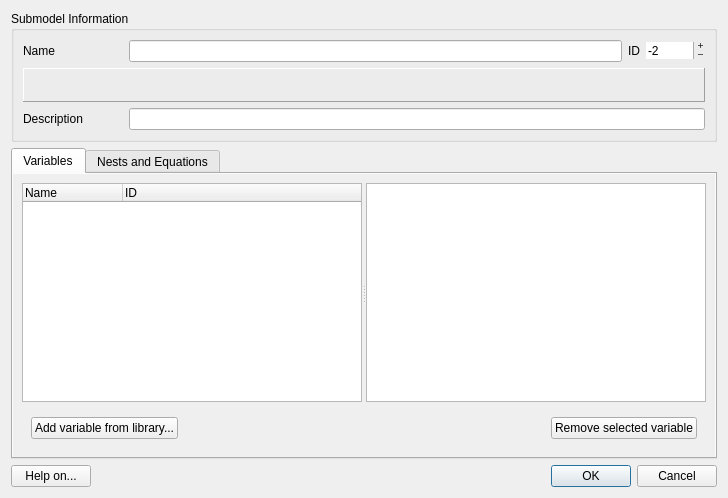
<ui version="4.0" >
 <class>SubModelEditor</class>
 <widget class="QDialog" name="SubModelEditor" >
  <property name="geometry" >
   <rect>
    <x>0</x>
    <y>0</y>
    <width>728</width>
    <height>498</height>
   </rect>
  </property>
  <property name="windowTitle" >
   <string>Submodel Editor</string>
  </property>
  <property name="modal" >
   <bool>true</bool>
  </property>
  <layout class="QVBoxLayout" name="verticalLayout_2" >
   <item>
    <widget class="QGroupBox" name="group_submodel_info" >
     <property name="title" >
      <string>Submodel Information</string>
     </property>
     <layout class="QVBoxLayout" name="verticalLayout_3" >
      <item>
       <layout class="QHBoxLayout" name="horizontalLayout_3" >
        <item>
         <widget class="QLabel" name="label" >
          <property name="minimumSize" >
           <size>
            <width>100</width>
            <height>0</height>
           </size>
          </property>
          <property name="text" >
           <string>Name</string>
          </property>
         </widget>
        </item>
        <item>
         <widget class="QLineEdit" name="le_name" >
          <property name="toolTip" >
           <string>The name of the submodel</string>
          </property>
          <property name="whatsThis" >
           <string>&lt;!DOCTYPE HTML PUBLIC "-//W3C//DTD HTML 4.0//EN" "http://www.w3.org/TR/REC-html40/strict.dtd">
&lt;html>&lt;head>&lt;meta name="qrichtext" content="1" />&lt;style type="text/css">
p, li { white-space: pre-wrap; }
&lt;/style>&lt;/head>&lt;body style=" font-family:'MS Shell Dlg 2'; font-size:8.25pt; font-weight:400; font-style:normal;">
&lt;p style=" margin-top:0px; margin-bottom:0px; margin-left:0px; margin-right:0px; -qt-block-indent:0; text-indent:0px;">&lt;span style=" font-size:8pt;">The name of the submodel.&lt;/span>&lt;/p>
&lt;p style="-qt-paragraph-type:empty; margin-top:0px; margin-bottom:0px; margin-left:0px; margin-right:0px; -qt-block-indent:0; text-indent:0px; font-size:8pt;">&lt;/p>
&lt;p style=" margin-top:0px; margin-bottom:0px; margin-left:0px; margin-right:0px; -qt-block-indent:0; text-indent:0px; font-size:8pt;">This is primarliy used to make it easier for users to distinguish between submodels when working with them in the GUI.&lt;/p>
&lt;p style="-qt-paragraph-type:empty; margin-top:0px; margin-bottom:0px; margin-left:0px; margin-right:0px; -qt-block-indent:0; text-indent:0px; font-size:8pt;">&lt;/p>
&lt;p style=" margin-top:0px; margin-bottom:0px; margin-left:0px; margin-right:0px; -qt-block-indent:0; text-indent:0px; font-size:8pt;">Note that inheritance between Opus Projects always works on the name of the submodel, not the ID.&lt;/p>&lt;/body>&lt;/html></string>
          </property>
         </widget>
        </item>
        <item>
         <widget class="QLabel" name="label_4" >
          <property name="text" >
           <string>ID</string>
          </property>
         </widget>
        </item>
        <item>
         <widget class="QSpinBox" name="spin_id" >
          <property name="toolTip" >
           <string>The submodel ID</string>
          </property>
          <property name="whatsThis" >
           <string>&lt;!DOCTYPE HTML PUBLIC "-//W3C//DTD HTML 4.0//EN" "http://www.w3.org/TR/REC-html40/strict.dtd">
&lt;html>&lt;head>&lt;meta name="qrichtext" content="1" />&lt;style type="text/css">
p, li { white-space: pre-wrap; }
&lt;/style>&lt;/head>&lt;body style=" font-family:'MS Shell Dlg 2'; font-size:8.25pt; font-weight:400; font-style:normal;">
&lt;p style=" margin-top:0px; margin-bottom:0px; margin-left:0px; margin-right:0px; -qt-block-indent:0; text-indent:0px;">&lt;span style=" font-size:8pt;">The submodel ID.&lt;/span>&lt;/p>
&lt;p style=" margin-top:0px; margin-bottom:0px; margin-left:0px; margin-right:0px; -qt-block-indent:0; text-indent:0px; font-size:8pt;">The value -2 is special and can used when the ID does not matter.&lt;/p>
&lt;p style="-qt-paragraph-type:empty; margin-top:0px; margin-bottom:0px; margin-left:0px; margin-right:0px; -qt-block-indent:0; text-indent:0px; font-size:8pt;">&lt;/p>
&lt;p style=" margin-top:0px; margin-bottom:0px; margin-left:0px; margin-right:0px; -qt-block-indent:0; text-indent:0px; font-size:8pt;">Please refer to the Opus Manual for a full explanation of how the modeling systems handles submodels.&lt;/p>&lt;/body>&lt;/html></string>
          </property>
          <property name="wrapping" >
           <bool>false</bool>
          </property>
          <property name="frame" >
           <bool>false</bool>
          </property>
          <property name="buttonSymbols" >
           <enum>QAbstractSpinBox::PlusMinus</enum>
          </property>
          <property name="minimum" >
           <number>-10000</number>
          </property>
          <property name="maximum" >
           <number>10000</number>
          </property>
          <property name="value" >
           <number>-2</number>
          </property>
         </widget>
        </item>
       </layout>
      </item>
      <item>
       <widget class="QFrame" name="frame_name_warning" >
        <property name="frameShape" >
         <enum>QFrame::Panel</enum>
        </property>
        <property name="frameShadow" >
         <enum>QFrame::Raised</enum>
        </property>
        <layout class="QHBoxLayout" name="horizontalLayout" >
         <item>
          <widget class="QLabel" name="lbl_name_warning" >
           <property name="text" >
            <string>&lt;name warning here></string>
           </property>
          </widget>
         </item>
        </layout>
       </widget>
      </item>
      <item>
       <layout class="QHBoxLayout" name="horizontalLayout_4" >
        <item>
         <widget class="QLabel" name="label_2" >
          <property name="minimumSize" >
           <size>
            <width>100</width>
            <height>0</height>
           </size>
          </property>
          <property name="text" >
           <string>Description</string>
          </property>
         </widget>
        </item>
        <item>
         <widget class="QLineEdit" name="le_description" >
          <property name="toolTip" >
           <string>A brief description of the submodel (optional)</string>
          </property>
          <property name="whatsThis" >
           <string>&lt;!DOCTYPE HTML PUBLIC "-//W3C//DTD HTML 4.0//EN" "http://www.w3.org/TR/REC-html40/strict.dtd">
&lt;html>&lt;head>&lt;meta name="qrichtext" content="1" />&lt;style type="text/css">
p, li { white-space: pre-wrap; }
&lt;/style>&lt;/head>&lt;body style=" font-family:'MS Shell Dlg 2'; font-size:8.25pt; font-weight:400; font-style:normal;">
&lt;p style=" margin-top:0px; margin-bottom:0px; margin-left:0px; margin-right:0px; -qt-block-indent:0; text-indent:0px;">&lt;span style=" font-size:8pt;">Can be used to give a brief description of the submodel.&lt;/span>&lt;/p>&lt;/body>&lt;/html></string>
          </property>
         </widget>
        </item>
       </layout>
      </item>
     </layout>
    </widget>
   </item>
   <item>
    <widget class="QTabWidget" name="tab_widget" >
     <property name="autoFillBackground" >
      <bool>true</bool>
     </property>
     <property name="tabShape" >
      <enum>QTabWidget::Rounded</enum>
     </property>
     <property name="currentIndex" >
      <number>0</number>
     </property>
     <widget class="QWidget" name="tab_variable_selector" >
      <property name="autoFillBackground" >
       <bool>true</bool>
      </property>
      <attribute name="title" >
       <string>Variables</string>
      </attribute>
      <layout class="QVBoxLayout" name="verticalLayout" >
       <item>
        <widget class="QSplitter" name="split_struct_variables" >
         <property name="sizePolicy" >
          <sizepolicy vsizetype="MinimumExpanding" hsizetype="Expanding" >
           <horstretch>0</horstretch>
           <verstretch>0</verstretch>
          </sizepolicy>
         </property>
         <property name="orientation" >
          <enum>Qt::Horizontal</enum>
         </property>
         <widget class="QTreeWidget" name="tree_structure_selector" >
          <property name="sizePolicy" >
           <sizepolicy vsizetype="Expanding" hsizetype="Maximum" >
            <horstretch>0</horstretch>
            <verstretch>0</verstretch>
           </sizepolicy>
          </property>
          <property name="toolTip" >
           <string/>
          </property>
          <property name="whatsThis" >
           <string>&lt;!DOCTYPE HTML PUBLIC "-//W3C//DTD HTML 4.0//EN" "http://www.w3.org/TR/REC-html40/strict.dtd">
&lt;html>&lt;head>&lt;meta name="qrichtext" content="1" />&lt;style type="text/css">
p, li { white-space: pre-wrap; }
&lt;/style>&lt;/head>&lt;body style=" font-family:'Tahoma'; font-size:8.25pt; font-weight:400; font-style:normal;">
&lt;p style=" margin-top:0px; margin-bottom:0px; margin-left:0px; margin-right:0px; -qt-block-indent:0; text-indent:0px; font-size:8pt;">Select which equation (showed in &lt;span style=" font-weight:600;">bold&lt;/span>) to assign variables to.&lt;/p>
&lt;p style="-qt-paragraph-type:empty; margin-top:0px; margin-bottom:0px; margin-left:0px; margin-right:0px; -qt-block-indent:0; text-indent:0px; font-size:8pt;">&lt;/p>
&lt;p style=" margin-top:0px; margin-bottom:0px; margin-left:0px; margin-right:0px; -qt-block-indent:0; text-indent:0px; font-size:8pt;">The hiearchical structure, as well as the names of these nodes can be edited &lt;/p>
&lt;p style=" margin-top:0px; margin-bottom:0px; margin-left:0px; margin-right:0px; -qt-block-indent:0; text-indent:0px; font-size:8pt;">under the tab "Edit Nests and Equations"&lt;/p>&lt;/body>&lt;/html></string>
          </property>
          <column>
           <property name="text" >
            <string>Name</string>
           </property>
          </column>
          <column>
           <property name="text" >
            <string>ID</string>
           </property>
          </column>
         </widget>
         <widget class="QTableView" name="table_selected_variables" >
          <property name="whatsThis" >
           <string>&lt;!DOCTYPE HTML PUBLIC "-//W3C//DTD HTML 4.0//EN" "http://www.w3.org/TR/REC-html40/strict.dtd">
&lt;html>&lt;head>&lt;meta name="qrichtext" content="1" />&lt;style type="text/css">
p, li { white-space: pre-wrap; }
&lt;/style>&lt;/head>&lt;body style=" font-family:'Tahoma'; font-size:8.25pt; font-weight:400; font-style:normal;">
&lt;p style=" margin-top:0px; margin-bottom:0px; margin-left:0px; margin-right:0px; -qt-block-indent:0; text-indent:0px; font-size:8pt;">The list of currently selected variables.&lt;/p>
&lt;p style="-qt-paragraph-type:empty; margin-top:0px; margin-bottom:0px; margin-left:0px; margin-right:0px; -qt-block-indent:0; text-indent:0px; font-size:8pt;">&lt;/p>
&lt;p style=" margin-top:0px; margin-bottom:0px; margin-left:0px; margin-right:0px; -qt-block-indent:0; text-indent:0px; font-size:8pt;">The variable can be exluded from the set of variables passed into the modeling system by checking the checbox in column "ignore" (think of it as "commenting out" the variable).&lt;/p>
&lt;p style="-qt-paragraph-type:empty; margin-top:0px; margin-bottom:0px; margin-left:0px; margin-right:0px; -qt-block-indent:0; text-indent:0px; font-size:8pt;">&lt;/p>
&lt;p style=" margin-top:0px; margin-bottom:0px; margin-left:0px; margin-right:0px; -qt-block-indent:0; text-indent:0px; font-size:8pt;">The variable name is showing in &lt;span style=" font-weight:600;">bold&lt;/span> (unless the "ignore" checkbox is selected).&lt;/p>
&lt;p style="-qt-paragraph-type:empty; margin-top:0px; margin-bottom:0px; margin-left:0px; margin-right:0px; -qt-block-indent:0; text-indent:0px; font-size:8pt;">&lt;/p>
&lt;p style=" margin-top:0px; margin-bottom:0px; margin-left:0px; margin-right:0px; -qt-block-indent:0; text-indent:0px; font-size:8pt;">If a coefficient name as not been given, it defaults to the same name as the variable, and is then shown in &lt;span style=" color:#4f4f4f;">gray&lt;/span>&lt;span style=" color:#000000;">. On the other hand, if a coefficient name has been given, then it shows up in black &lt;/span>&lt;span style=" font-weight:600; color:#000000;">bold.&lt;/span>&lt;/p>
&lt;p style="-qt-paragraph-type:empty; margin-top:0px; margin-bottom:0px; margin-left:0px; margin-right:0px; -qt-block-indent:0; text-indent:0px; font-size:8pt;">&lt;/p>
&lt;p style=" margin-top:0px; margin-bottom:0px; margin-left:0px; margin-right:0px; -qt-block-indent:0; text-indent:0px; font-size:8pt;">Please refer to the Opus Manual for a description of "starting values" and "fixed" (described under Choice Models)&lt;/p>
&lt;p style="-qt-paragraph-type:empty; margin-top:0px; margin-bottom:0px; margin-left:0px; margin-right:0px; -qt-block-indent:0; text-indent:0px; font-size:8pt;">&lt;/p>
&lt;p style=" margin-top:0px; margin-bottom:0px; margin-left:0px; margin-right:0px; -qt-block-indent:0; text-indent:0px; font-size:8pt;">The last column shows the variable definition. Note that variables are defined by both the dataset and the name. The displayed definition &lt;span style=" font-style:italic;">might&lt;/span> be for another variable than what is selected by the modeling system at run time. &lt;/p>
&lt;p style=" margin-top:0px; margin-bottom:0px; margin-left:0px; margin-right:0px; -qt-block-indent:0; text-indent:0px; font-size:8pt;">This can only happen if you have multiple variables with the same name (but different datasets) in your expression library.&lt;/p>&lt;/body>&lt;/html></string>
          </property>
          <property name="selectionMode" >
           <enum>QAbstractItemView::ExtendedSelection</enum>
          </property>
          <property name="selectionBehavior" >
           <enum>QAbstractItemView::SelectRows</enum>
          </property>
          <property name="showGrid" >
           <bool>true</bool>
          </property>
          <property name="wordWrap" >
           <bool>false</bool>
          </property>
         </widget>
        </widget>
       </item>
       <item>
        <widget class="QFrame" name="frame_selection_buttons" >
         <layout class="QHBoxLayout" name="horizontalLayout_5" >
          <item>
           <widget class="QPushButton" name="pb_add_variable" >
            <property name="toolTip" >
             <string>Add a variable from the expression librarry to the current list</string>
            </property>
            <property name="text" >
             <string>Add variable from library...</string>
            </property>
            <property name="icon" >
             <iconset>
              <normaloff>:/Images/Images/arrow_right.png</normaloff>:/Images/Images/arrow_right.png</iconset>
            </property>
           </widget>
          </item>
          <item>
           <spacer name="horizontalSpacer" >
            <property name="orientation" >
             <enum>Qt::Horizontal</enum>
            </property>
            <property name="sizeHint" stdset="0" >
             <size>
              <width>40</width>
              <height>20</height>
             </size>
            </property>
           </spacer>
          </item>
          <item>
           <widget class="QPushButton" name="pb_remove_variable" >
            <property name="toolTip" >
             <string>Remove the selected variable</string>
            </property>
            <property name="whatsThis" >
             <string>&lt;!DOCTYPE HTML PUBLIC "-//W3C//DTD HTML 4.0//EN" "http://www.w3.org/TR/REC-html40/strict.dtd">
&lt;html>&lt;head>&lt;meta name="qrichtext" content="1" />&lt;style type="text/css">
p, li { white-space: pre-wrap; }
&lt;/style>&lt;/head>&lt;body style=" font-family:'MS Shell Dlg 2'; font-size:8.25pt; font-weight:400; font-style:normal;">
&lt;p style=" margin-top:0px; margin-bottom:0px; margin-left:0px; margin-right:0px; -qt-block-indent:0; text-indent:0px;">&lt;span style=" font-size:8pt;">Remove the variable.&lt;/span>&lt;/p>
&lt;p style=" margin-top:0px; margin-bottom:0px; margin-left:0px; margin-right:0px; -qt-block-indent:0; text-indent:0px; font-size:8pt;">Note that any extra information such as starting values or coefficient names are lost when removing the variable. To temporarly disable it you can click the "ignore" checkbox.&lt;/p>&lt;/body>&lt;/html></string>
            </property>
            <property name="text" >
             <string>Remove selected variable</string>
            </property>
            <property name="icon" >
             <iconset>
              <normaloff>:/Images/Images/arrow_left_red.png</normaloff>:/Images/Images/arrow_left_red.png</iconset>
            </property>
           </widget>
          </item>
         </layout>
        </widget>
       </item>
      </layout>
     </widget>
     <widget class="QWidget" name="tab_structure_editor" >
      <property name="autoFillBackground" >
       <bool>false</bool>
      </property>
      <attribute name="title" >
       <string>Nests and Equations</string>
      </attribute>
      <layout class="QHBoxLayout" name="horizontalLayout_6" >
       <item>
        <widget class="QFrame" name="frame_structure_buttons" >
         <property name="autoFillBackground" >
          <bool>false</bool>
         </property>
         <layout class="QVBoxLayout" name="verticalLayout_5" >
          <item>
           <widget class="QPushButton" name="pb_create_nest" >
            <property name="whatsThis" >
             <string>&lt;!DOCTYPE HTML PUBLIC "-//W3C//DTD HTML 4.0//EN" "http://www.w3.org/TR/REC-html40/strict.dtd">
&lt;html>&lt;head>&lt;meta name="qrichtext" content="1" />&lt;style type="text/css">
p, li { white-space: pre-wrap; }
&lt;/style>&lt;/head>&lt;body style=" font-family:'MS Shell Dlg 2'; font-size:8.25pt; font-weight:400; font-style:normal;">
&lt;p style=" margin-top:0px; margin-bottom:0px; margin-left:0px; margin-right:0px; -qt-block-indent:0; text-indent:0px;">&lt;span style=" font-size:8pt;">Creates a new &amp;lt;nest&amp;gt; node in the table to the right.&lt;/span>&lt;/p>&lt;/body>&lt;/html></string>
            </property>
            <property name="text" >
             <string>Create Nest</string>
            </property>
           </widget>
          </item>
          <item>
           <widget class="QPushButton" name="pb_create_equation" >
            <property name="whatsThis" >
             <string>Create a new &lt;equation></string>
            </property>
            <property name="text" >
             <string>Create Equation</string>
            </property>
           </widget>
          </item>
          <item>
           <spacer name="verticalSpacer" >
            <property name="orientation" >
             <enum>Qt::Vertical</enum>
            </property>
            <property name="sizeType" >
             <enum>QSizePolicy::Fixed</enum>
            </property>
            <property name="sizeHint" stdset="0" >
             <size>
              <width>20</width>
              <height>10</height>
             </size>
            </property>
           </spacer>
          </item>
          <item>
           <widget class="QPushButton" name="pb_delete_struct" >
            <property name="whatsThis" >
             <string>&lt;!DOCTYPE HTML PUBLIC "-//W3C//DTD HTML 4.0//EN" "http://www.w3.org/TR/REC-html40/strict.dtd">
&lt;html>&lt;head>&lt;meta name="qrichtext" content="1" />&lt;style type="text/css">
p, li { white-space: pre-wrap; }
&lt;/style>&lt;/head>&lt;body style=" font-family:'MS Shell Dlg 2'; font-size:8.25pt; font-weight:400; font-style:normal;">
&lt;p style=" margin-top:0px; margin-bottom:0px; margin-left:0px; margin-right:0px; -qt-block-indent:0; text-indent:0px;">&lt;span style=" font-size:8pt;">Delete the selected nest or equation.&lt;/span>&lt;/p>
&lt;p style=" margin-top:0px; margin-bottom:0px; margin-left:0px; margin-right:0px; -qt-block-indent:0; text-indent:0px; font-size:8pt;">Note that variable lists associated with a deleted equation will be cleared.&lt;/p>&lt;/body>&lt;/html></string>
            </property>
            <property name="text" >
             <string>Delete Selected</string>
            </property>
           </widget>
          </item>
          <item>
           <spacer name="verticalSpacer_2" >
            <property name="orientation" >
             <enum>Qt::Vertical</enum>
            </property>
            <property name="sizeHint" stdset="0" >
             <size>
              <width>20</width>
              <height>40</height>
             </size>
            </property>
           </spacer>
          </item>
          <item>
           <widget class="QPushButton" name="pb_update_model_structure" >
            <property name="whatsThis" >
             <string>&lt;!DOCTYPE HTML PUBLIC "-//W3C//DTD HTML 4.0//EN" "http://www.w3.org/TR/REC-html40/strict.dtd">
&lt;html>&lt;head>&lt;meta name="qrichtext" content="1" />&lt;style type="text/css">
p, li { white-space: pre-wrap; }
&lt;/style>&lt;/head>&lt;body style=" font-family:'MS Shell Dlg 2'; font-size:8.25pt; font-weight:400; font-style:normal;">
&lt;p style=" margin-top:0px; margin-bottom:0px; margin-left:0px; margin-right:0px; -qt-block-indent:0; text-indent:0px;">&lt;span style=" font-size:8pt;">This functionality &lt;/span>&lt;span style=" font-size:8pt; font-weight:600;">only&lt;/span>&lt;span style=" font-size:8pt;"> applies to Nested Logit Models.&lt;/span>&lt;/p>
&lt;p style="-qt-paragraph-type:empty; margin-top:0px; margin-bottom:0px; margin-left:0px; margin-right:0px; -qt-block-indent:0; text-indent:0px; font-size:8pt;">&lt;/p>
&lt;p style=" margin-top:0px; margin-bottom:0px; margin-left:0px; margin-right:0px; -qt-block-indent:0; text-indent:0px; font-size:8pt;">Update the model's structure with the information from this dialog.&lt;/p>
&lt;p style=" margin-top:0px; margin-bottom:0px; margin-left:0px; margin-right:0px; -qt-block-indent:0; text-indent:0px; font-size:8pt;">This must be done before the model is evaluated or run as part of a simulation. &lt;/p>&lt;/body>&lt;/html></string>
            </property>
            <property name="text" >
             <string>Update model structure</string>
            </property>
           </widget>
          </item>
         </layout>
        </widget>
       </item>
       <item>
        <widget class="SubmodelStructureEditorTree" name="tree_structure_editor" >
         <property name="whatsThis" >
          <string>&lt;!DOCTYPE HTML PUBLIC "-//W3C//DTD HTML 4.0//EN" "http://www.w3.org/TR/REC-html40/strict.dtd">
&lt;html>&lt;head>&lt;meta name="qrichtext" content="1" />&lt;style type="text/css">
p, li { white-space: pre-wrap; }
&lt;/style>&lt;/head>&lt;body style=" font-family:'Tahoma'; font-size:8.25pt; font-weight:400; font-style:normal;">
&lt;p style=" margin-top:0px; margin-bottom:0px; margin-left:0px; margin-right:0px; -qt-block-indent:0; text-indent:0px; font-size:8pt;">Double click on the ID, name or number of samples to edit it's value.&lt;/p>
&lt;p style=" margin-top:0px; margin-bottom:0px; margin-left:0px; margin-right:0px; -qt-block-indent:0; text-indent:0px; font-size:8pt;">Note that number of samples only applies to &amp;lt;nest&amp;gt;.&lt;/p>
&lt;p style="-qt-paragraph-type:empty; margin-top:0px; margin-bottom:0px; margin-left:0px; margin-right:0px; -qt-block-indent:0; text-indent:0px; font-size:8pt;">&lt;/p>
&lt;p style=" margin-top:0px; margin-bottom:0px; margin-left:0px; margin-right:0px; -qt-block-indent:0; text-indent:0px; font-size:8pt;">To construct the hierarchical structure: drag the &lt;span style=" font-weight:600;">equation &lt;/span>and drop it on a &amp;lt;nest&amp;gt;. You can drag and drop &amp;lt;nest&amp;gt;:s onto each other to construct nested structures with multiple levels.&lt;/p>
&lt;p style="-qt-paragraph-type:empty; margin-top:0px; margin-bottom:0px; margin-left:0px; margin-right:0px; -qt-block-indent:0; text-indent:0px; font-size:8pt;">&lt;/p>
&lt;p style=" margin-top:0px; margin-bottom:0px; margin-left:0px; margin-right:0px; -qt-block-indent:0; text-indent:0px; font-size:8pt;">The new structure is automatically updated under the tab "Assign Variables".&lt;/p>&lt;/body>&lt;/html></string>
         </property>
         <column>
          <property name="text" >
           <string>Name</string>
          </property>
         </column>
         <column>
          <property name="text" >
           <string>ID</string>
          </property>
         </column>
         <column>
          <property name="text" >
           <string># of samples</string>
          </property>
         </column>
        </widget>
       </item>
      </layout>
     </widget>
    </widget>
   </item>
   <item>
    <layout class="QHBoxLayout" name="horizontalLayout_2" >
     <item>
      <widget class="QPushButton" name="pb_help_on" >
       <property name="toolTip" >
        <string>Click on this button and then click on any item you want a description for.</string>
       </property>
       <property name="text" >
        <string>Help on...</string>
       </property>
      </widget>
     </item>
     <item>
      <spacer name="horizontalSpacer_2" >
       <property name="orientation" >
        <enum>Qt::Horizontal</enum>
       </property>
       <property name="sizeHint" stdset="0" >
        <size>
         <width>40</width>
         <height>20</height>
        </size>
       </property>
      </spacer>
     </item>
     <item>
      <widget class="QDialogButtonBox" name="buttonBox" >
       <property name="standardButtons" >
        <set>QDialogButtonBox::Cancel|QDialogButtonBox::Ok</set>
       </property>
      </widget>
     </item>
    </layout>
   </item>
  </layout>
 </widget>
 <customwidgets>
  <customwidget>
   <class>SubmodelStructureEditorTree</class>
   <extends>QTreeWidget</extends>
   <header>opus_gui.models_manager.controllers.submodel_structure_editor_tree</header>
  </customwidget>
 </customwidgets>
 <resources/>
 <connections/>
</ui>
